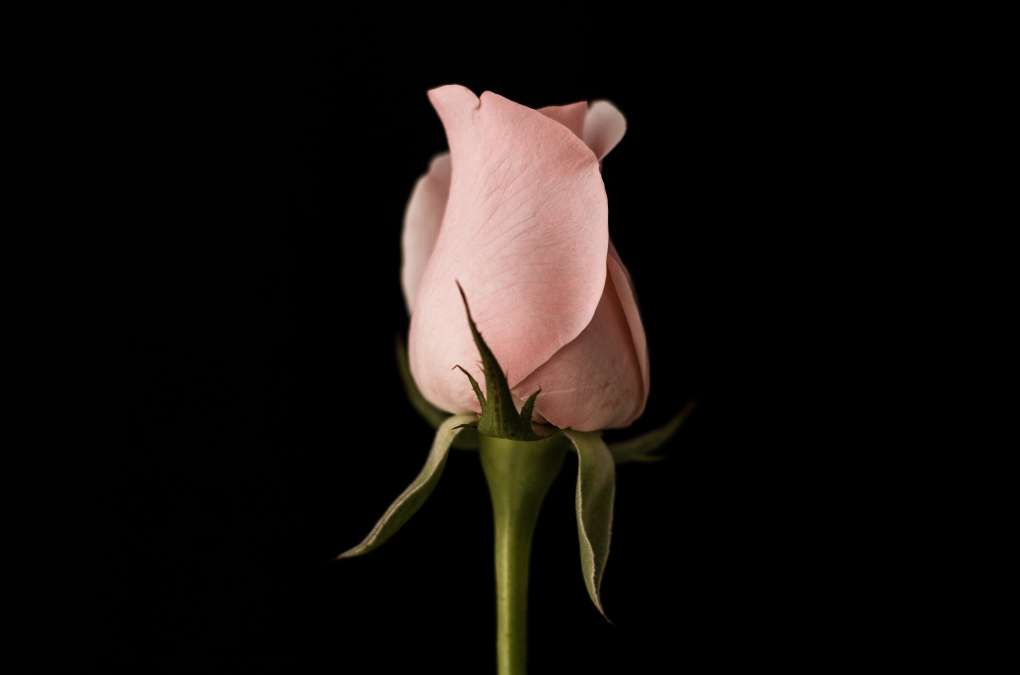
#> input picture image_processing/data/Task_2/1.jpg, 5097 x 3372 px, found by its file name (shown at 1/5 size)
$ jupyter execute Task_2.ipynb
#> lines starting #> are read from the running program, lines starting #| are printed output that depends on the picture
[cell 1]
import numpy as np
import cv2
from matplotlib import pyplot as plt
import os

## Упражнение 9.1
1. С помощью библиотеки OpenCV считайте изображение:

[cell 2]
IMG_PATH = "data\\Task_2\\1.jpg"
image = cv2.imread(IMG_PATH)
#> image is the input picture: shape (3372, 5097, 3); mean B, G, R 14.3, 16.7, 21.2

2. Определите разрешение изображения.

[cell 3]
h, w, c = image.shape
#> h = 3372; w = 5097; c = 3
print("Ширина:", w)
#| Ширина: 5097
print("Высота:", h)
#| Высота: 3372

3. Определите интенсивность каналов R,G,B для пикселя, находящегося на пересечении `1708` строки и `2585` столбца матричного представления изображения.

[cell 4]
b, g, r = image[1708][2585]
#> b = 145; g = 156; r = 218
print(r, g, b)
#| 218 156 145

## Упражнение 9.2

1. С помощью библиотеки OpenCV считайте изображение:

[cell 5]
IMG_PATH_2 = "data\\Task_2\\2.jpg"
image_2 = cv2.imread(IMG_PATH_2)
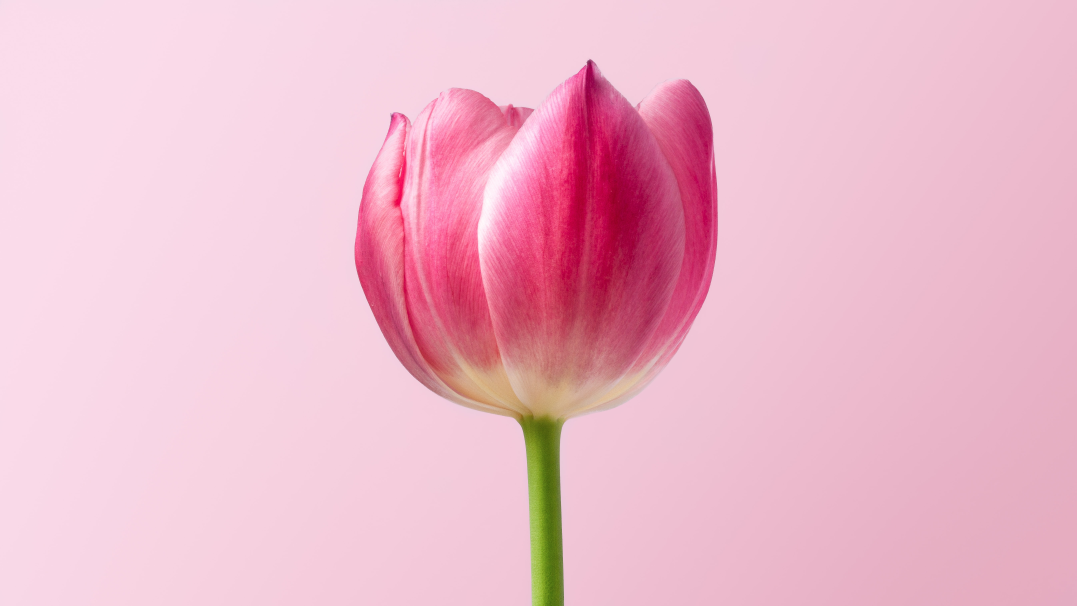
#> input picture image_processing/data/Task_2/2.jpg, 5385 x 3029 px, found by its file name (shown at 1/5 size)
#> image_2 is the input picture: shape (3029, 5385, 3); mean B, G, R 202.4, 184.2, 236.8

2. Преобразуйте в палитру RGB.

[cell 6]
image_2 = image_2[:, :, [2, 1, 0]]
image_2.shape
#> Out = (3029, 5385, 3)

3. Выделите подматрицу пикселей, находящихся на пересечении строк в диапазоне от `1254` до `1763` включительно, и столбцов в диапазоне от `2392` до `3041` включительно, матричного представления изображения.

[cell 7]
sub_image = image_2[1254:1764, 2392:3042]
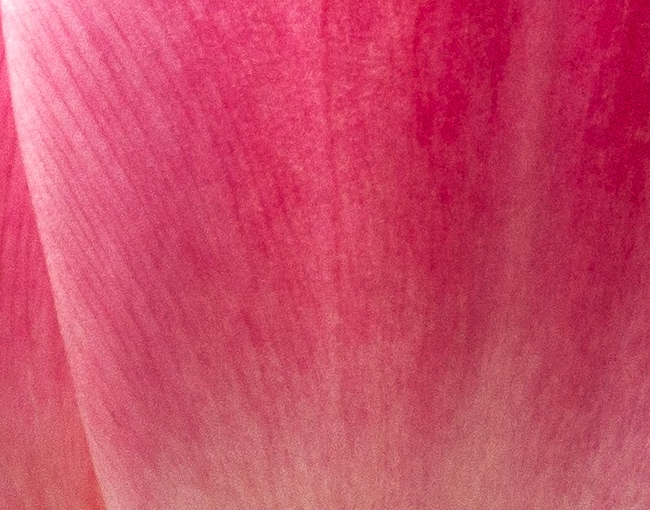
#> sub_image: shape (510, 650, 3); mean R, G, B 203.8, 72.5, 102.5
sub_image.shape
#> Out = (510, 650, 3)

[cell 8]
plt.imshow(sub_image)

## Упражнение 9.3
1. С помощью библиотеки OpenCV считайте изображение:

[cell 9]
IMG_PATH_3 = "data\\Task_2\\3.jpg"
image_3 = cv2.imread(IMG_PATH_3)
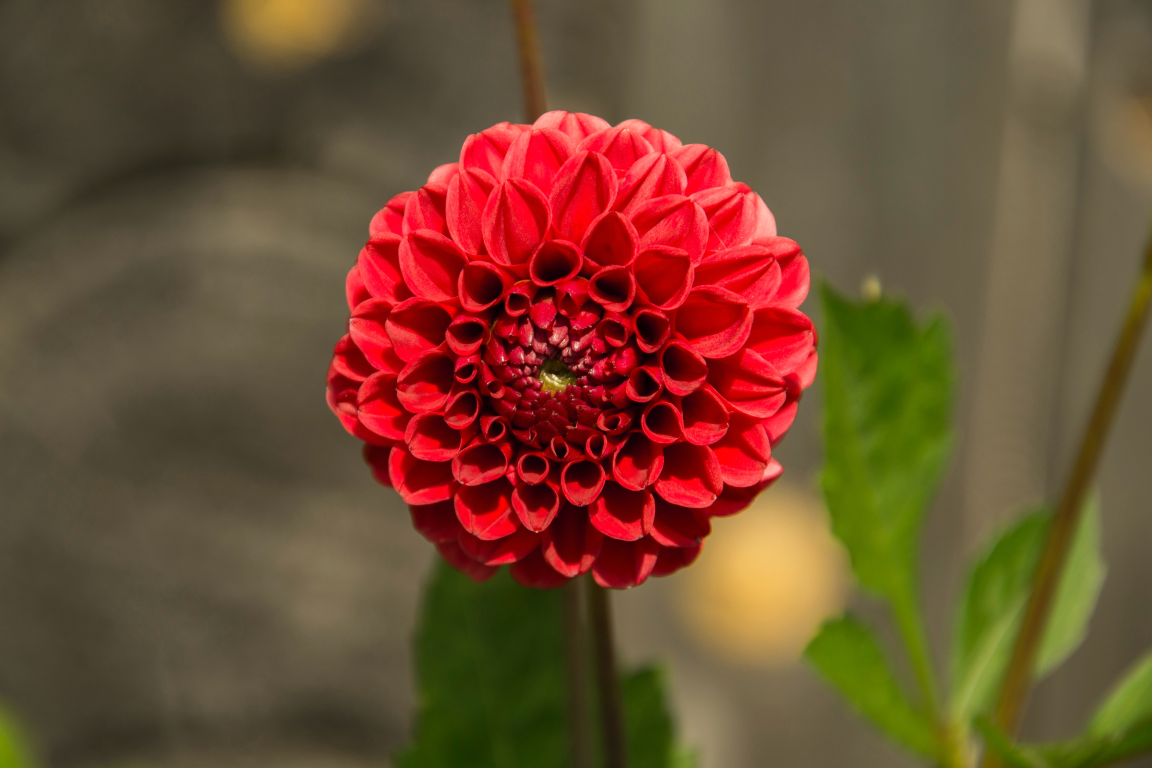
#> input picture image_processing/data/Task_2/3.jpg, 4608 x 3072 px, found by its file name (shown at 1/4 size)
#> image_3 is the input picture: shape (3072, 4608, 3); mean B, G, R 50.1, 75.7, 111.9

2. Сожмите изображение до ширины `720`, соблюдая пропорции исходного изображения. Важно:коэффициент отношения сторон при вычислениях не округляйте. Если высота не окажется целой, округлите значение до целого в меньшую сторону. Используйте `cv2.resize()` с параметром `interpolation = cv2.INTER_AREA`.

Введите коэффициент отношения исходной ширины изображения к его высоте (Ответ введите с точностью до тысячных, однако для вычисления высоты используйте точное значние):

[cell 10]
h, w, c = image_3.shape
#> h = 3072; w = 4608
resized_image = cv2.resize(image_3, (720, int(h / w * 720)), interpolation = cv2.INTER_AREA)
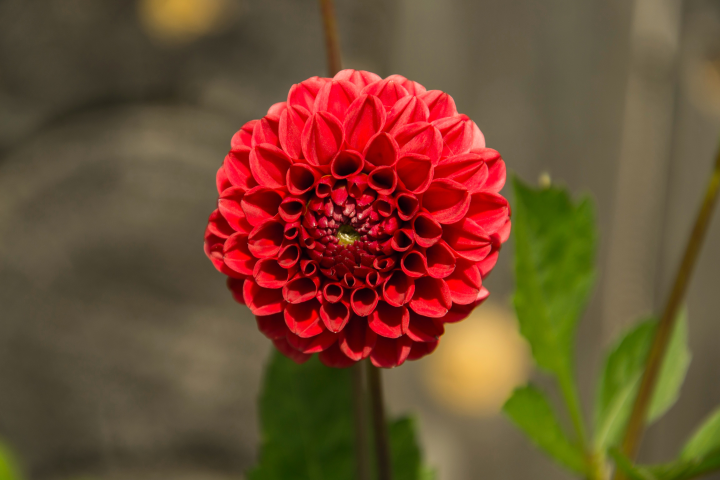
#> resized_image: shape (480, 720, 3); mean B, G, R 50.1, 75.7, 111.9
plt.imshow(resized_image)
print("Коэффициент: %.3f" % (w / h))
#| Коэффициент: 1.500
print("Новая h:", resized_image.shape[0])
#| Новая h: 480
